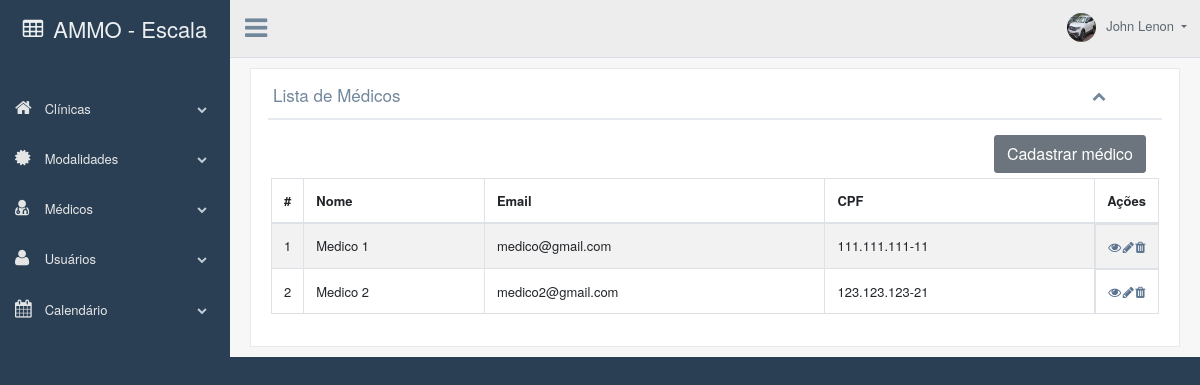
Before: /listaMedicos.php (signed in) with the older database file.
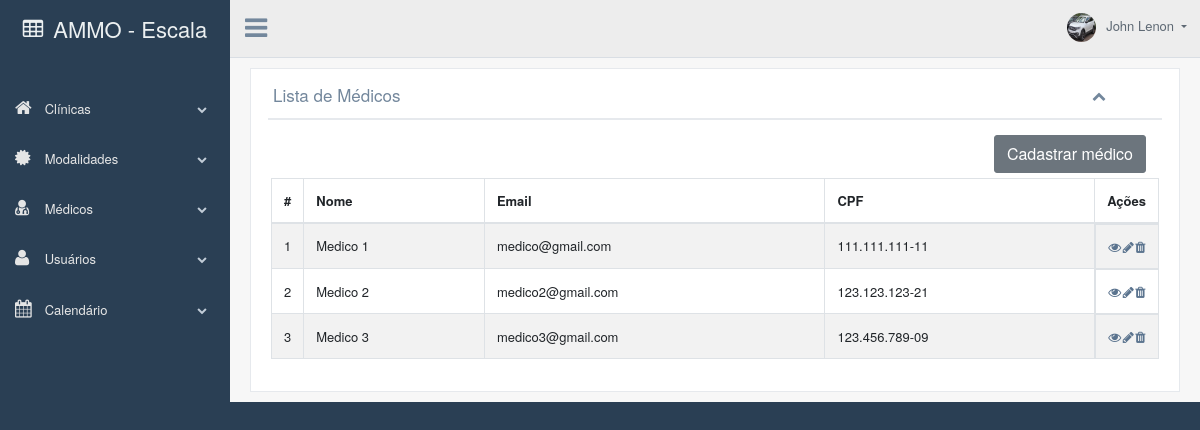
After: the same page with the newer database file.
### tables this page shows
CREATE TABLE `medicos` (
  `id` int(11) NOT NULL,
  `nome` varchar(255) NOT NULL,
  `email` varchar(255) NOT NULL,
  `cpf` varchar(14) NOT NULL,
  `senha` varchar(255) NOT NULL,
  `cor` varchar(255) NOT NULL
);

### listaMedicos.php (the view, shortened to what this page needs)
<!DOCTYPE html>
<html lang="pt-br">
<head>
    <?php include("links.php"); ?>
</head>
<body class="nav-md">
    <div class="container body">
        <div class="main_container">
            <div class="col-md-3 left_col">
                <div class="left_col scroll-view">
                    <?php include("estrutura/barra_lateral.php"); ?>
                </div>
            </div>
            <?php include("estrutura/cabecalho.php"); ?>
            <div class="right_col" role="main">
                <div class="row">
                    <div class="col-md-12 col-sm-12">
                        <div class="x_panel">
                            <div class="x_title">
                                <h2>Lista de Médicos</h2>
                                <ul class="nav navbar-right panel_toolbox">
                                    <li><a class="collapse-link"><i class="fa fa-chevron-up"></i></a>
                                    </li>
                                </ul>
                                <div class="clearfix"></div>
                            </div>
                            <div class="x_content">
                                <div class="d-flex justify-content-end mr-2"><a href="cadastroMedicos.php" class='btn btn-secondary'>Cadastrar médico</a></div>
                                <div class="card-box table-responsive">
                                    <table id="datatable-responsive" class="table table-striped table-bordered dt-responsive nowrap compact" cellspacing="0" width="100%">
                                        <thead>
                                            <tr>
                                                <th style="width: 0px">#</th>
                                                <th>Nome</th>
                                                <th>Email</th>
                                                <th>CPF</th>
                                                <th style="width: 0px">Ações</th>
                                            </tr>
                                        </thead>
                                        <tbody>
                                            <?php
                                            $medicos = $mysqli->query("SELECT * FROM medicos");
                                            $i = 0;
                                            foreach ($medicos as $medicos) :
                                            ?>
                                                <tr>
                                                    <td class="align-middle" scope="row"><?php echo ++$i; ?></td>
                                                    <td class="align-middle"><?php echo $medicos['nome']; ?></td>
                                                    <td class="align-middle"><?php echo $medicos['email']; ?></td>
                                                    <td class="align-middle"><?php echo $medicos['cpf']; ?></td>
                                                    <td class="align-middle d-flex justify-content-between">
                                                        <form style="margin: 0px;" action="detalhesMedicos.php?id=<?php echo $medicos['id'] ?>" method="POST">
                                                            <a href="javascript:void(0);" onclick="submitForm(this);" class="fa fa-eye" style="border:none; background-color:transparent;"></a>
                                                        </form>
                                                        <div>
                                                            <a href="editarCadastros.php?medico=<?php echo $medicos['id'] ?>" class='fa fa-pencil'></a>
                                                        </div>
                                                        <div>
                                                            <a href="javascript:void(0);" id="<?php echo $medicos['id'] ?>" onclick="encaminharId(this)" data-toggle="modal" data-target=".bs-example-modal-lg" class='fa fa-trash'></a>
                                                        </div>
                                                    </td>
                                                </tr>
                                            <?php
                                            endforeach;
                                            ?>
                                        </tbody>
                                    </table>
                                </div>
                            </div>
                        </div>
                    </div>
                </div>
            </div>
        </div>
    </div>
</body>
</html>

Changed rows visible on the page:
added medicos: nome "Medico 3", email "medico3@gmail.com", cpf "123.456.789-09"
